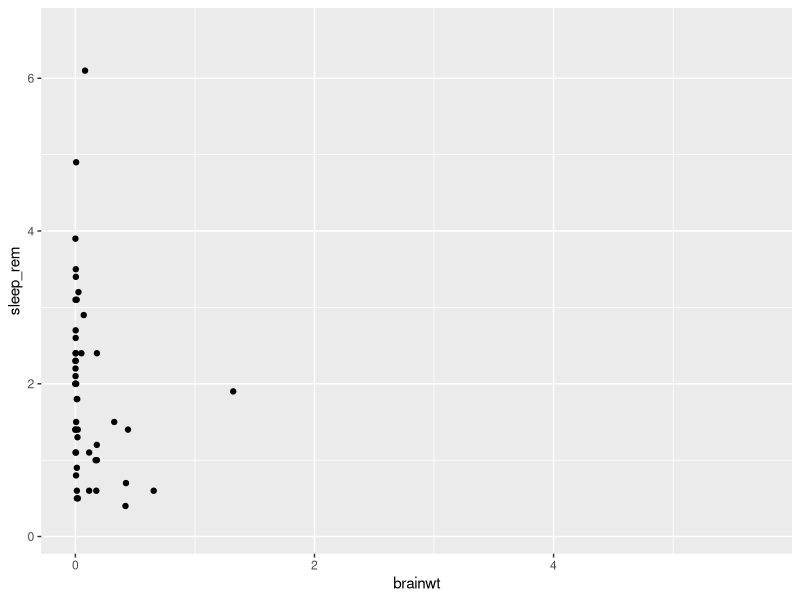
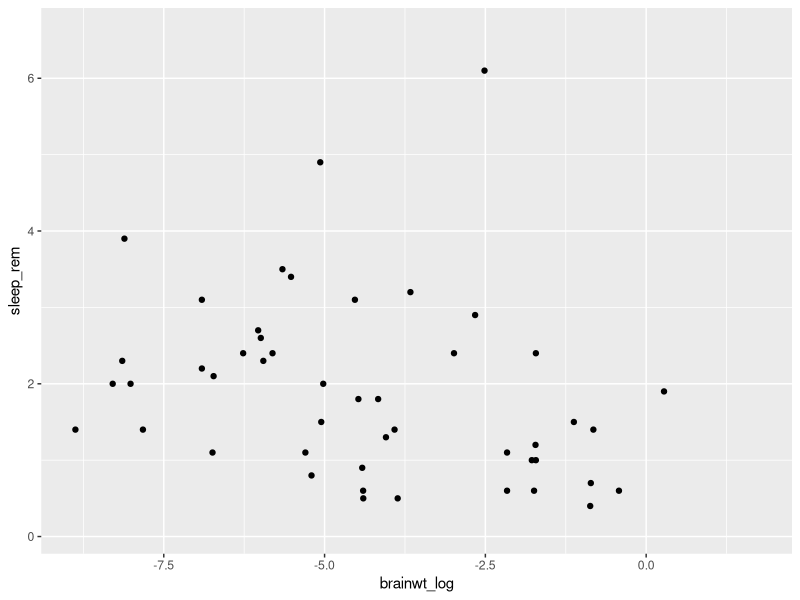
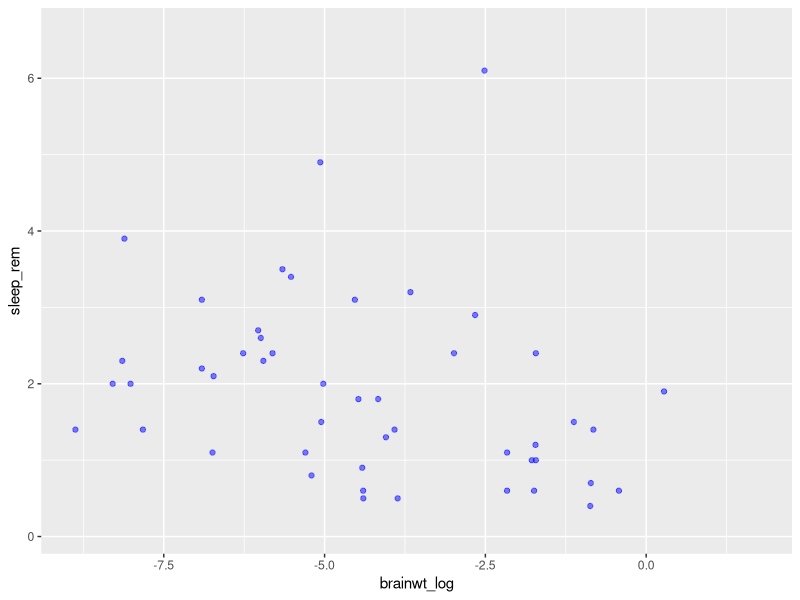
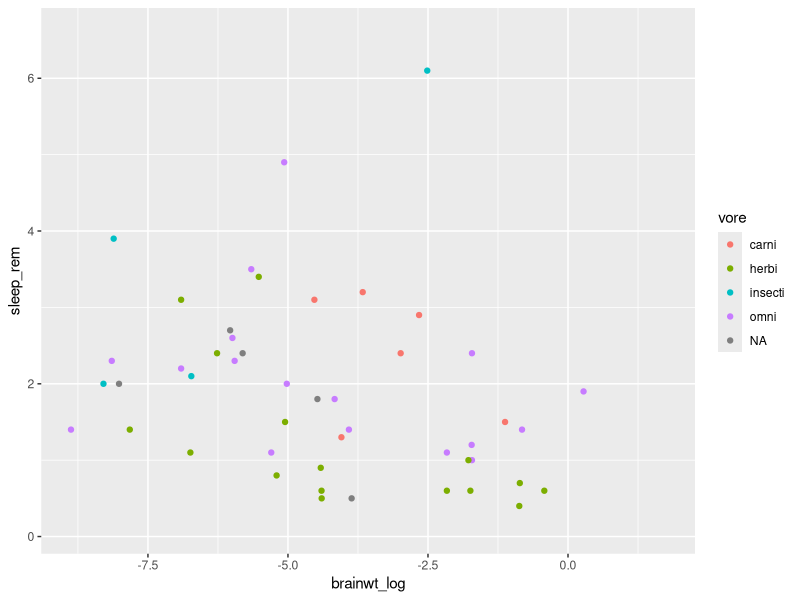
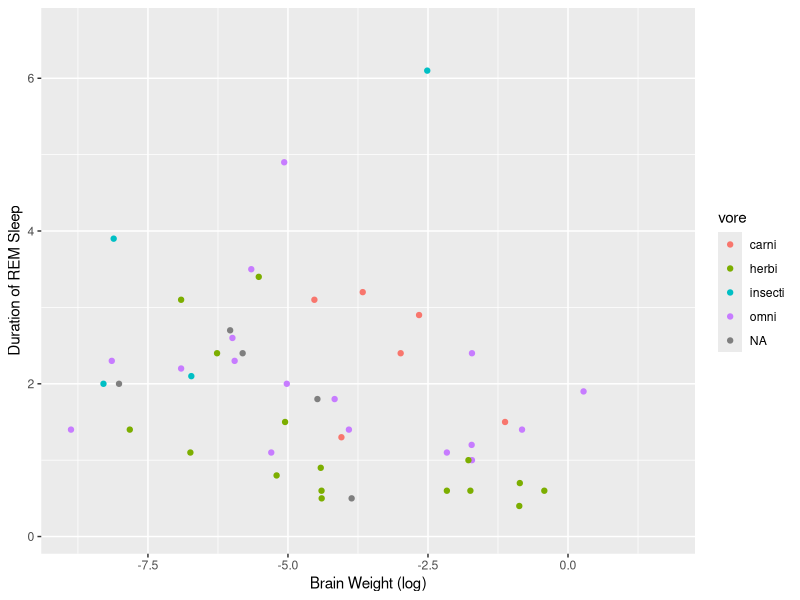
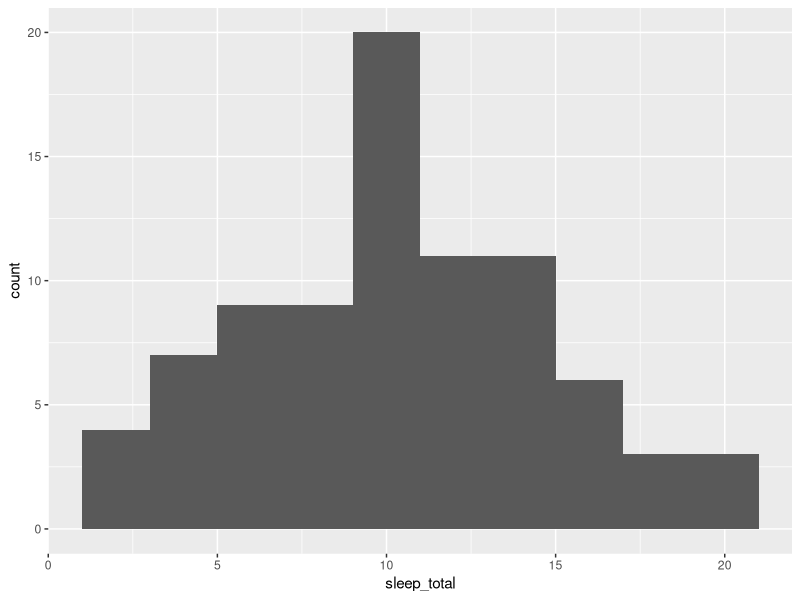
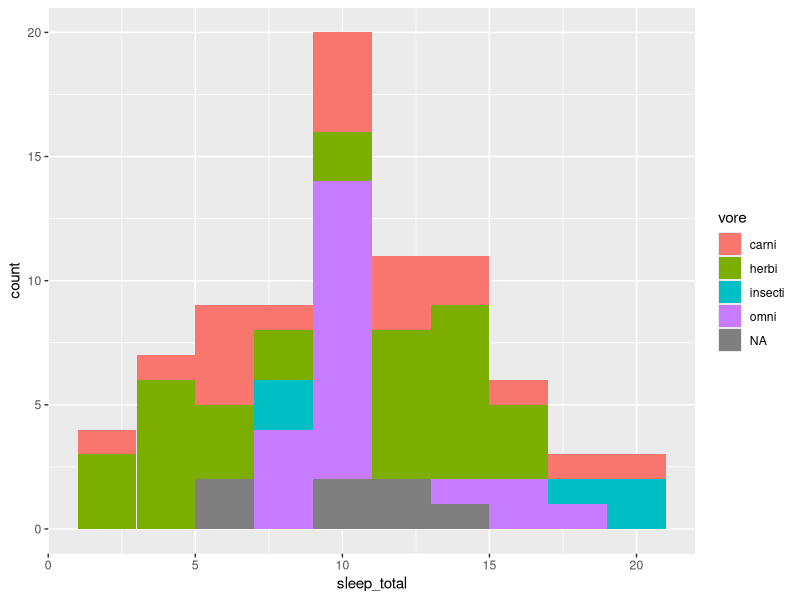
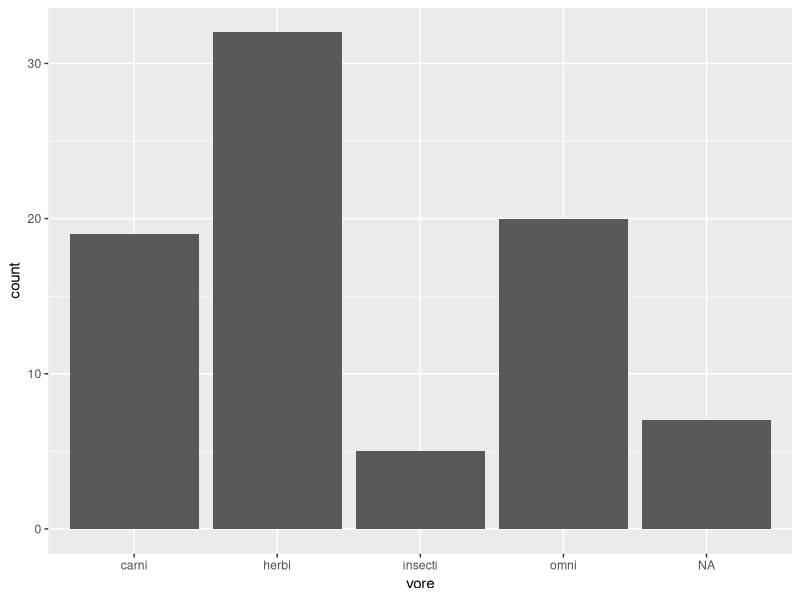

The R source for these figures, in order:
## ---- chunk 1
library(ggplot2)
library(tidyverse)
## ---- chunk 2
head(msleep)
## ---- chunk 3
my_plot <- ggplot(data = msleep, aes(x = brainwt, y = sleep_rem))
## ---- chunk 4
my_plot + geom_point()
## ---- chunk 5
msleep2 <- msleep %>% mutate(brainwt_log = log(brainwt))
ggplot(msleep2, aes(x = brainwt_log, y = sleep_rem)) + geom_point()
## ---- chunk 6
ggplot(data = msleep2, aes(x = brainwt_log, y = sleep_rem)) +
    geom_point(alpha = 0.5, color = "blue")
## ---- chunk 7
ggplot(msleep2, aes(x = brainwt_log, y = sleep_rem, color = vore)) + 
  geom_point()
## ---- chunk 8
ggplot(msleep2, aes(x = brainwt_log, y = sleep_rem, color = vore)) + 
  geom_point() + 
  labs(x = "Brain Weight (log)", 
       y = "Duration of REM Sleep")
## ---- chunk 9
ggplot(msleep, aes(x = sleep_total)) +
    geom_histogram(bins = 10)
## ---- chunk 10
ggplot(msleep, aes(x = sleep_total, fill = vore)) +
    geom_histogram(bins = 10)
## ---- chunk 11
ggplot(data = msleep, aes(x = vore)) + 
  geom_bar()
## ---- chunk 12
ggplot(data = msleep, aes(x = vore, y = sleep_total)) + 
  geom_boxplot()
## ---- chunk 13
ggplot(msleep, aes(x = vore, y = sleep_total, color = conservation)) +
    geom_boxplot() 
## ---- chunk 14
ggplot(data = msleep2, mapping = aes(x = brainwt_log, y = sleep_rem)) +
    geom_bin2d() +
    geom_density_2d() +
    geom_point()
## ---- chunk 15
ggplot(data = msleep2, mapping = aes(x = brainwt_log, y = sleep_rem)) +
    geom_point(alpha = 0.5) +
    geom_smooth()

msleep3 <- msleep2 %>% mutate(bodywt_log = log(bodywt))

my.plot <- ggplot(msleep3, aes(x = brainwt_log, y = bodywt_log)) + 
  geom_point()
my.plot

## ---- chunk 16
ggplot(data = msleep2, mapping = aes(x = brainwt_log, y = sleep_rem)) +
    geom_smooth(aes(color = vore)) 
## ---- chunk 17
ggplot(data = msleep2, mapping = aes(x = brainwt_log, y = sleep_rem)) +
    geom_point() +
    geom_smooth(aes(color = vore)) +
    facet_wrap( ~ vore)
